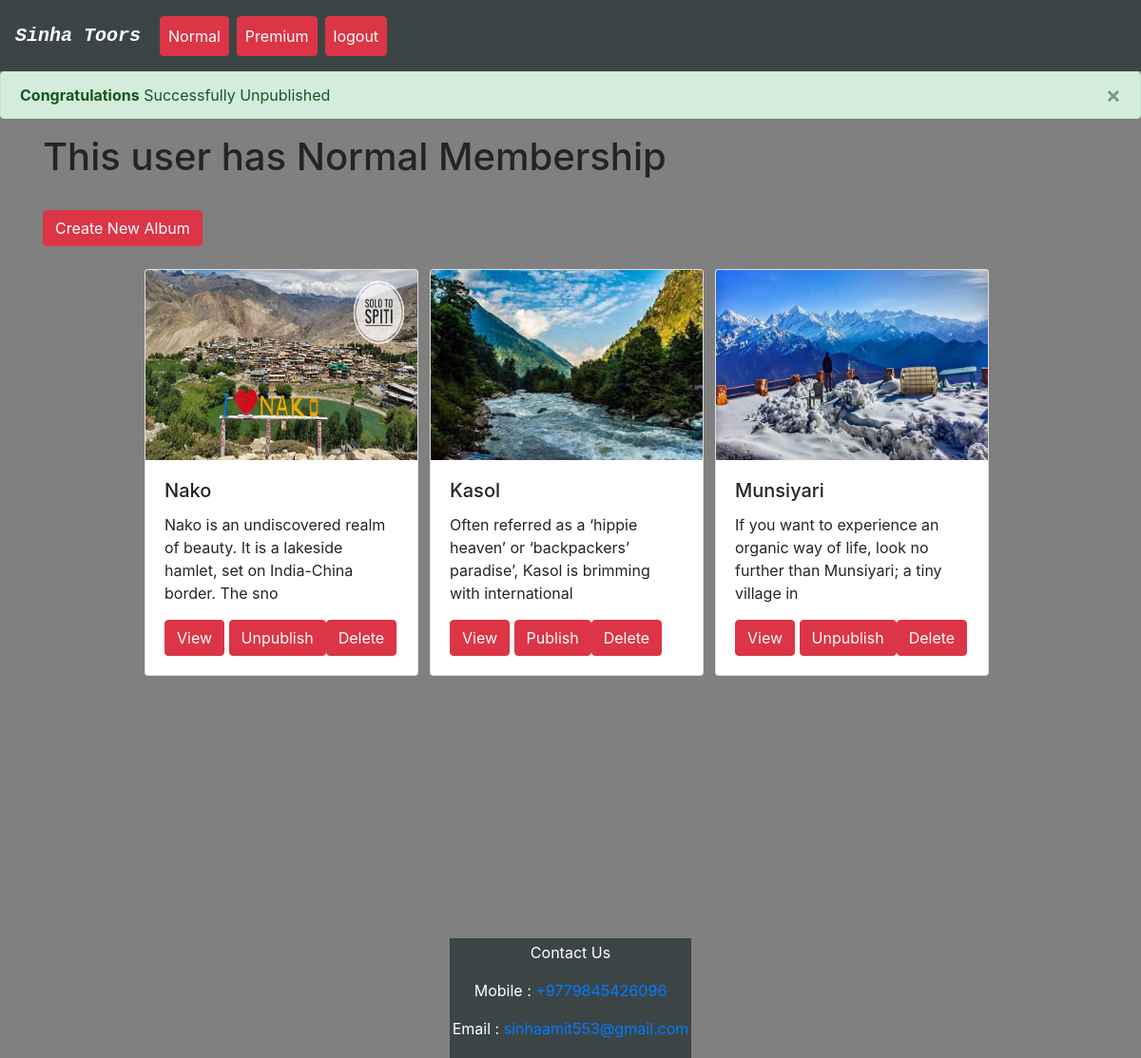
Page /View/normalalbum.php?updated=true&val=0 (signed in) on the committed database.
### tables this page shows
CREATE TABLE `album` (
  `id` int(10) NOT NULL,
  `albumimage` varchar(30) NOT NULL,
  `Title` varchar(20) NOT NULL,
  `Description` varchar(100) NOT NULL,
  `isPremium` int(10) NOT NULL,
  `isPublish` int(11) NOT NULL
);

### Classes/Album.php (called while the page is built, shortened)
<?php
class Album
{
    function __construct($con)
    {
        $this->con=$con;
    }
    function getNormalAlbumDetail()
    {
        $albumdetail=array();
        if(isset($_SESSION['email']) && $_SESSION['email']=="sinhaamit553@gmail.com"){
            $qry="select * from album where isPremium='0'";
        } elseif (isset($_SESSION['isPremium']) && $_SESSION['isPremium'] == '0'){
            $qry = "select * from album where isPremium = '0' and isPublish = '1'";
        }
        $result=mysqli_query($this->con,$qry);
        while($row=mysqli_fetch_assoc($result))
        {
            array_push($albumdetail,$row);
        }
        return $albumdetail;
    }
}
?>

### View/normalalbum.php (the view, shortened to what this page needs)
<?php
include 'header.php';
include '../Classes/Album.php';
$Db=new Db();
  $con=$Db->getConnection();
$album=new Album($con);
$details=$album->getNormalAlbumDetail();
if(isset($_GET['updated']))
{
  $value=$_GET['val'] ? "Published":"Unpublished";
  echo '
      <div class="alert alert-success alert-dismissible fade show" role="alert">
        <strong>Congratulations</strong> Successfully '.$value .'
        <button type="button" class="close" data-dismiss="alert" aria-label="Close">
        <span aria-hidden="true">&times;</span>
        </button>
        </div>
          ';
}
?>
<div class="container">
    <h1> This user has Normal Membership</h1>
    <?php
if(isset($_SESSION['email']) && $_SESSION['email'] == "sinhaamit553@gmail.com")
{
  echo '<a class="btn btn-danger my-4" href="addalbum.php?albumType=0">Create New Album</a>';
}
?>
<?php
foreach($details as $detail){
echo '<div class="row d-flex justify-content-center mx-1">
<div class="card mx-1" style="width: 18rem;">
  <img src="../upload/'.$detail['albumimage'].'" height="200px" class="card-img-top" alt="">
  <div class="card-body">
    <h5 class="card-title">'.$detail['Title'].'</h5>
    <p class="card-text">'.$detail['Description'].'</p>
    <a href="viewAlbum.php?albumId='.$detail['id'].'" class="btn btn-danger ">View</a>';
    ?>
   <?php
      if(isset($_SESSION['email']) && $_SESSION['email'] == "sinhaamit553@gmail.com")
      {
        $button = $detail['isPublish']?  "Unpublish":"Publish" ;
        echo '<a href="normalalbum.php?current='. $button .'&albumid='.$detail['id'].' " class="btn btn-danger ">'.$button.'</a>';
        echo '<a href="deleteAlbum.php?act=delete&albumid='.$detail['id'].' " class="btn btn-danger ">Delete</a>';
      }
    ?>
<?php
   echo '</div>
</div> ';
}
?>
</div>
</div>
<?php
include 'footer.php';

### rows in the picture
album: albumimage (picture), Title "Nako", Description "Nako is an undiscovered realm of beauty. It is a lakeside hamlet, set on India-China border. The sno", isPublish "Unpublish"
album: albumimage (picture), Title "Kasol", Description "Often referred as a ‘hippie heaven’ or ‘backpackers’ paradise’, Kasol is brimming with international", isPublish "Publish"
album: albumimage (picture), Title "Munsiyari", Description "If you want to experience an organic way of life, look no further than Munsiyari; a tiny village in", isPublish "Unpublish"

### other values in the picture
$value "Unpublished"
